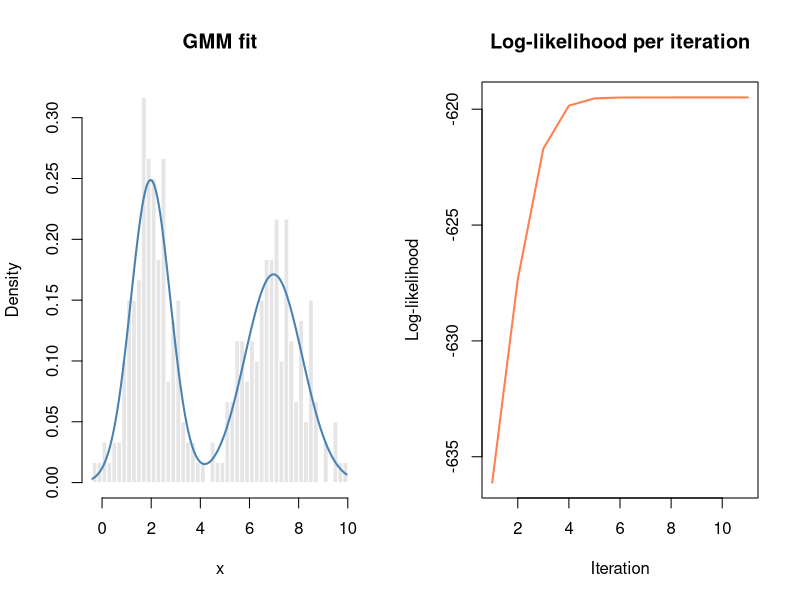

R code for this plot:
set.seed(42)
x <- c(rnorm(150, mean = 2,  sd = 0.8),
       rnorm(150, mean = 7,  sd = 1.2))

K     <- 2
pi_k  <- c(0.5, 0.5)          # mixing weights
mu_k  <- c(1, 5)               # means (deliberately off)
sig_k <- c(1, 1) 

log_lik_history <- numeric()

em_gmm <- function(x, K, pi_k, mu_k, sig_k, tol = 1e-6, max_iter = 500) {
  n <- length(x)
  
  for (iter in seq_len(max_iter)) {
    
    # ── E-step: compute responsibilities r[i,k] ──────────────────────────
    r <- matrix(0, nrow = n, ncol = K)
    for (k in 1:K) {
      r[, k] <- pi_k[k] * dnorm(x, mean = mu_k[k], sd = sig_k[k])
    }
    r <- r / rowSums(r)   # normalise rows to sum to 1
    
    # ── M-step: update parameters ─────────────────────────────────────────
    Nk    <- colSums(r)
    pi_k  <- Nk / n
    mu_k  <- colSums(r * x) / Nk
    sig_k <- sqrt(colSums(r * outer(x, mu_k, "-")^2) / Nk)
    
    # ── Log-likelihood (for convergence check) ────────────────────────────
    ll <- sum(log(rowSums(sapply(1:K, function(k)
      pi_k[k] * dnorm(x, mu_k[k], sig_k[k])))))
    log_lik_history <<- c(log_lik_history, ll)
    
    if (iter > 1 && abs(ll - tail(log_lik_history, 2)[1]) < tol) {
      cat("Converged in", iter, "iterations\n")
      break
    }
  }
  
  list(pi = pi_k, mu = mu_k, sigma = sig_k, loglik = log_lik_history)
}

result <- em_gmm(x, K, pi_k, mu_k, sig_k)
#> Converged in 43 iterations

cat("Estimated means: ",  round(result$mu,  3), "\n")
cat("Estimated sigmas:", round(result$sigma, 3), "\n")
cat("Mixing weights:  ", round(result$pi,   3), "\n")
#> Estimated means:  2.023  7.041
#> Estimated sigmas: 0.797 1.189
#> Mixing weights:   0.500 0.500

# ── Visualise ──────────────────────────────────────────────────────────────
par(mfrow = c(1, 2))

# Fitted density overlay
hist(x, breaks = 40, freq = FALSE, main = "GMM fit",
     xlab = "x", col = "grey90", border = "white")
xg <- seq(min(x), max(x), length.out = 500)
fitted_density <- rowSums(sapply(1:K, function(k)
  result$pi[k] * dnorm(xg, result$mu[k], result$sigma[k])))
lines(xg, fitted_density, col = "steelblue", lwd = 2)

# Log-likelihood over iterations (should be monotonically non-decreasing)
plot(result$loglik, type = "l", col = "coral", lwd = 2,
     main = "Log-likelihood per iteration",
     xlab = "Iteration", ylab = "Log-likelihood")
